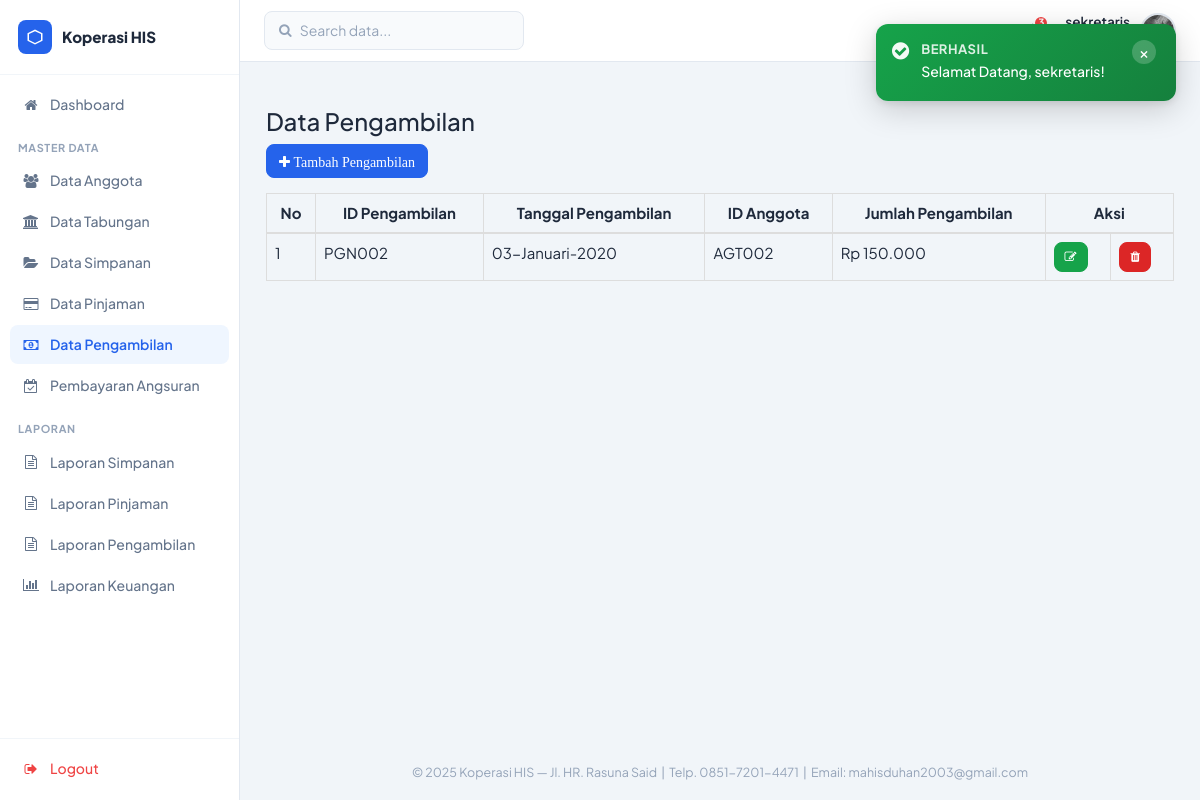
/sekretaris/datapengambilan.php (signed in), run on an earlier commit of the app's database.
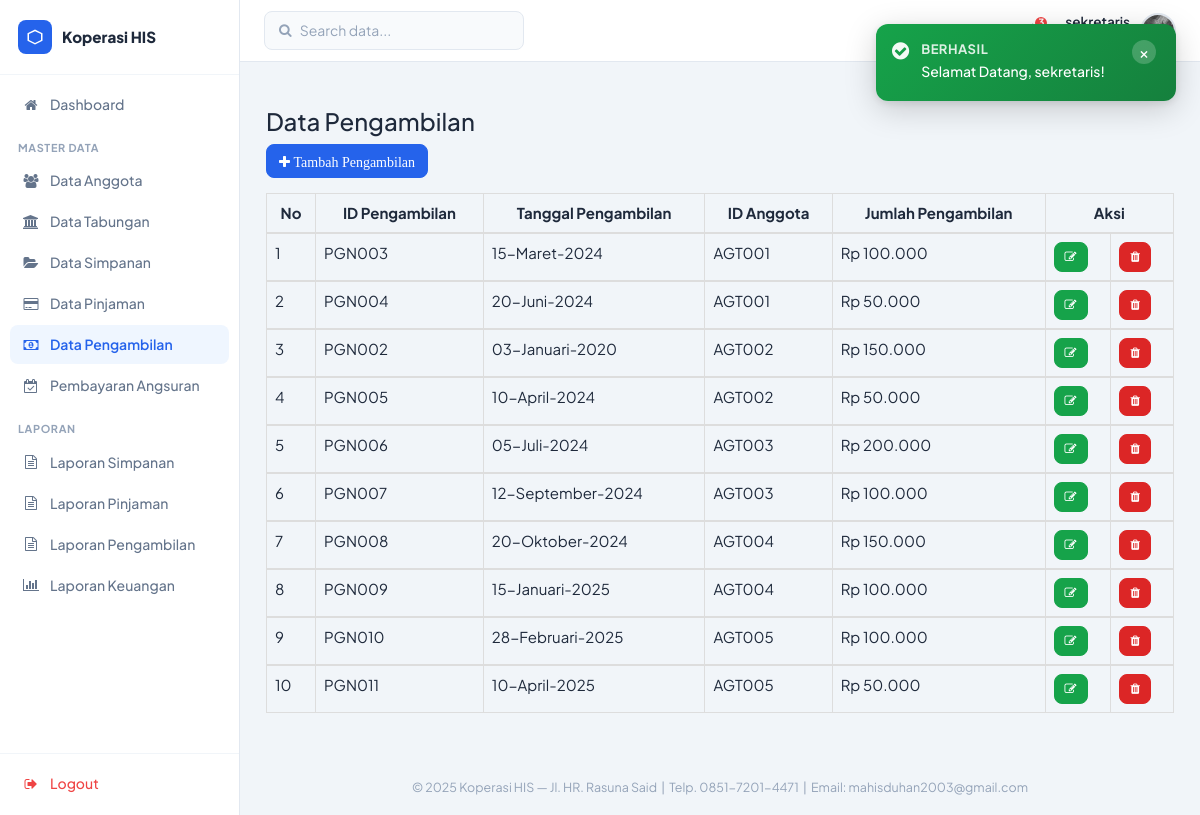
And on a later commit of the database.
### tables this page shows
CREATE TABLE `tbl_pengambilan` (
  `id_pengambilan` varchar(6) NOT NULL,
  `tgl_pengambilan` date NOT NULL,
  `id_anggota` varchar(6) NOT NULL,
  `jumlah_pengambilan` int NOT NULL
);

CREATE TABLE `tbl_tabungan` (
  `id_tabungan` varchar(6) NOT NULL,
  `id_anggota` varchar(6) NOT NULL,
  `saldo` int NOT NULL,
  `saldo_wajib` int NOT NULL
);

### sekretaris/datapengambilan.php (the view)
<?php
	include ("style/header.php");
	include ("style/sidebar.php");
	function tgl_indo($tanggal){
		$bulan = array(
			1 => 'Januari',
			'Februari',
			'Maret',
			'April',
			'Mei',
			'Juni',
			'Juli',
			'Agustus',
			'September',
			'Oktober',
			'November',
			'Desember',);
		$pecahkan = explode('-', $tanggal);
		return $pecahkan[2] . '-' . $bulan[(int)$pecahkan[1]] . '-' . $pecahkan[0];
	}
?>
	<div class="box box-primary">
		<div class="box-header with-border">
			<h3 class="box-title">Data Pengambilan</h3>
		</div>
		<div class="box-body">
			<div class="form-group">
				<a href="tambahpengambilan.php"><i class="btn btn-primary btn-md"><span class="fa fa-plus fa-md"> Tambah Pengambilan</span></i></a>
			</div>
			<div class="table-responsive">
				<table class="table table-bordered">
					<thead>
						<tr>
							<th style="text-align: center;">No</th>
							<th style="text-align: center;">ID Pengambilan</th>
							<th style="text-align: center;">Tanggal Pengambilan</th>
							<th style="text-align: center;">ID Anggota</th>
							<th style="text-align: center;">Jumlah Pengambilan</th>
							<th style="text-align: center;" colspan="2">Aksi</th>
						</tr>
					</thead>
					<?php
					$no = 1;
					include ("../config/koneksi.php");
					$sql = mysqli_query($konek, "SELECT * FROM tbl_pengambilan a LEFT JOIN tbl_tabungan b ON a.id_anggota=b.id_anggota");
					while ($data = mysqli_fetch_array($sql)){
					?>
					<tbody>
						<tr>
							<td><?php echo $no++; ?></td>
							<td><?php echo $data['id_pengambilan']; ?></td>
							<td><?php echo tgl_indo($data['tgl_pengambilan']); ?></td>
							<td><?php echo $data['id_anggota']; ?></td>
							<td><?php echo "Rp ".number_format($data['jumlah_pengambilan'],0,',','.');?></td>
							<td><a href="editpengambilan.php?kd=<?php echo $data['id_pengambilan']; ?>"><i class="btn btn-success btn-sm"><span class="fa fa-edit fa-sm"></span></i></a></td>
							<td><a href="hapuspengambilan.php?kd=<?php echo $data['id_pengambilan']; ?>"><i class="btn btn-danger btn-sm"><span class="fa fa-trash fa-sm"></span></i></a></td>
						</tr>
					</tbody>
					<?php
					}
					?>
				</table>
			</div>
		</div>
    </div>
<?php
	include ("style/footer.php");
?>

What changed in the data, as far as the page shows it:
added tbl_pengambilan: id_pengambilan "PGN003", tgl_pengambilan "15-Maret-2024", tbl_tabungan.id_anggota "AGT001", jumlah_pengambilan "100.000"
added tbl_pengambilan: id_pengambilan "PGN004", tgl_pengambilan "20-Juni-2024", tbl_tabungan.id_anggota "AGT001", jumlah_pengambilan "50.000"
added tbl_pengambilan: id_pengambilan "PGN005", tgl_pengambilan "10-April-2024", tbl_tabungan.id_anggota "AGT002", jumlah_pengambilan "50.000"
added tbl_pengambilan: id_pengambilan "PGN006", tgl_pengambilan "05-Juli-2024", tbl_tabungan.id_anggota "AGT003", jumlah_pengambilan "200.000"
added tbl_pengambilan: id_pengambilan "PGN007", tgl_pengambilan "12-September-2024", tbl_tabungan.id_anggota "AGT003", jumlah_pengambilan "100.000"
added tbl_pengambilan: id_pengambilan "PGN008", tgl_pengambilan "20-Oktober-2024", tbl_tabungan.id_anggota "AGT004", jumlah_pengambilan "150.000"
added tbl_pengambilan: id_pengambilan "PGN009", tgl_pengambilan "15-Januari-2025", tbl_tabungan.id_anggota "AGT004", jumlah_pengambilan "100.000"
added tbl_pengambilan: id_pengambilan "PGN010", tgl_pengambilan "28-Februari-2025", tbl_tabungan.id_anggota "AGT005", jumlah_pengambilan "100.000"
added tbl_pengambilan: id_pengambilan "PGN011", tgl_pengambilan "10-April-2025", tbl_tabungan.id_anggota "AGT005", jumlah_pengambilan "50.000"
